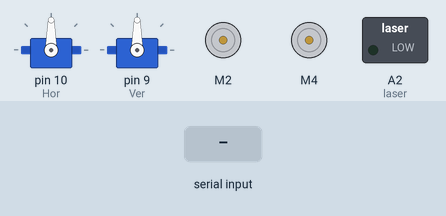
This sketch was run on a simulated Arduino Uno, built with avr-gcc and run on an emulated ATmega328P. Shown: 2 × servo, 2 × DC motor (green arrow = forward, orange = backward, longer = faster), switched loads named in the sketch (green lamp = pin HIGH). The inputs (shaded band) are chosen by the test bench.

Above: at 1.2 s.
1.3 s: "R" received over the second serial link
At 2.2 s:
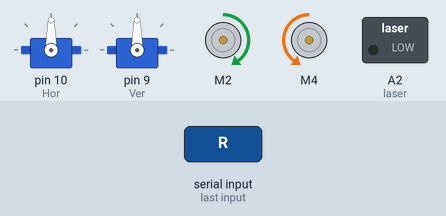
2.8 s: "B" received over the second serial link
At 3.4 s:
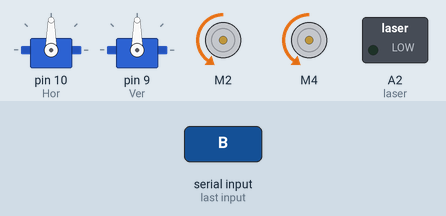
4.3 s: "O" received over the second serial link
At 5.5 s:
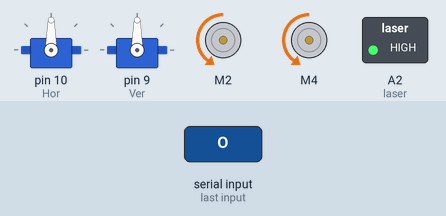
5.8 s: "S" received over the second serial link
At 6.8 s:
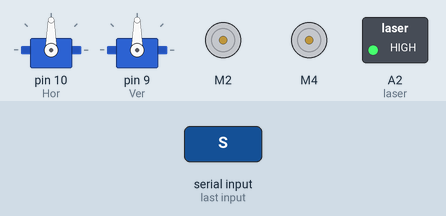
7.3 s: "H,45\n" received over the second serial link
At 8.0 s:
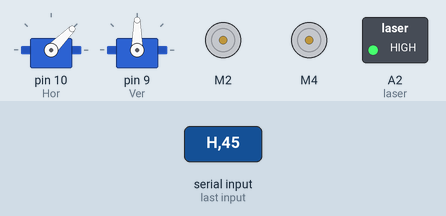
8.8 s: "V,45\n" received over the second serial link
At 9.1 s:
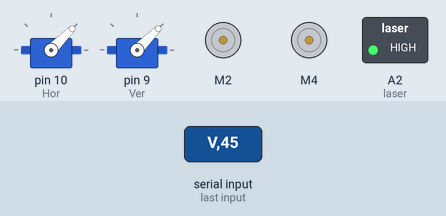
Timing chart, 0 to 11.3 s (numbered marks = the images above; inputs shaded):
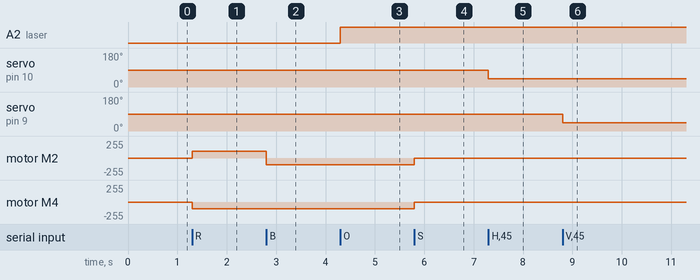

The sketch:

Car.ino
```cpp
//#include <hcsr04.h>
#include <AFMotor.h>
#include <SoftwareSerial.h>
#include <Servo.h>

#define rx A1
#define tx A0
#define laser A2
#define tri A3
#define ech A4

SoftwareSerial BTtrans(rx, tx);
AF_DCMotor Lmotor(2);
AF_DCMotor Rmotor(4);
Servo Hor;
Servo Ver;
//HCSR04 sonic(tri, ech, 20, 4000);

bool laserStatus = false;

void BTcontrol();

void setup() {
  // put your setup code here, to run once:
  Serial.begin(9600);
  Serial.setTimeout(100);
  BTtrans.begin(9600);
  BTtrans.setTimeout(100);

  Hor.attach(10);
  Ver.attach(9);
  Hor.write(90);
  Ver.write(90);
  //delay(100);
  //Hor.detach();
  //Ver.detach();

  Lmotor.setSpeed(100);
  Lmotor.run(RELEASE);

  Rmotor.setSpeed(100);
  Rmotor.run(RELEASE);

  pinMode(A2, OUTPUT);
  digitalWrite(laser, LOW);
}

void loop() {
  // put your main code here, to run repeatedly:
  BTcontrol();
}

void BTcontrol()
{
  if (BTtrans.available())
  {
    char c = BTtrans.read();

    if (c == 'P')
    {
      int Power;

      Power = BTtrans.parseInt();
      Lmotor.setSpeed(Power);
      Rmotor.setSpeed(Power);
      //Serial.println(Power);

    }
    else if (c == 'H')
    {
      int degHor;

      degHor = BTtrans.parseInt();

      Hor.write(degHor);


      //Serial.print("ok");
    }
    else if (c == 'V')
    {
      int degVer;

      degVer = BTtrans.parseInt();

      Ver.write(degVer);

      //Serial.print(degVer);
    }
    else if (c == 'F')
    {
      //Serial.print("Forward");
      Lmotor.run(FORWARD);
      Rmotor.run(FORWARD);

    }
    else if (c == 'L')
    {
      //Serial.print("Left");
      Lmotor.run(BACKWARD);
      Rmotor.run(FORWARD);
    }
    else if (c == 'R')
    {
      //Serial.print("Right");
      Lmotor.run(FORWARD);
      Rmotor.run(BACKWARD);
    }
    else if (c == 'B')
    {
      //Serial.print("Backward");
      Lmotor.run(BACKWARD);
      Rmotor.run(BACKWARD);


      /* while (true)
        {
         if (BTtrans.available())
         {
           c = Serial.read();

           if (c == 'S')
           {
             break;
           }

           int distance = sonic.distanceInMillimeters();
           BTtrans.print("@");
           BTtrans.print(distance);
           BTtrans.write(13);
           Serial.print(distance);

           delay(10);

         }
        }*/

    }
    else if (c == 'S')
    {
      //Serial.print("Stop");
      Lmotor.run(RELEASE);
      Rmotor.run(RELEASE);
    }
    else if (c == 'O')
    {
      laserStatus = !laserStatus;
      digitalWrite(laser, laserStatus);
    }

  }
}
```

Measured:
- after the input at 1.3 s, motor M2: stopped → forward 100/255 at once; motor M4: stopped → backward 100/255 at once
- after the input at 2.8 s, motor M2: forward 100/255 → backward 100/255 at once
- after the input at 4.3 s, A2 (laser): LOW → HIGH at once
- after the input at 5.8 s, motor M2, motor M4: backward 100/255 → stopped at once
- after the input at 7.3 s, servo on pin 10 (Hor): 90° → 45° at once
- after the input at 8.8 s, servo on pin 9 (Ver): 90° → 45° at once
